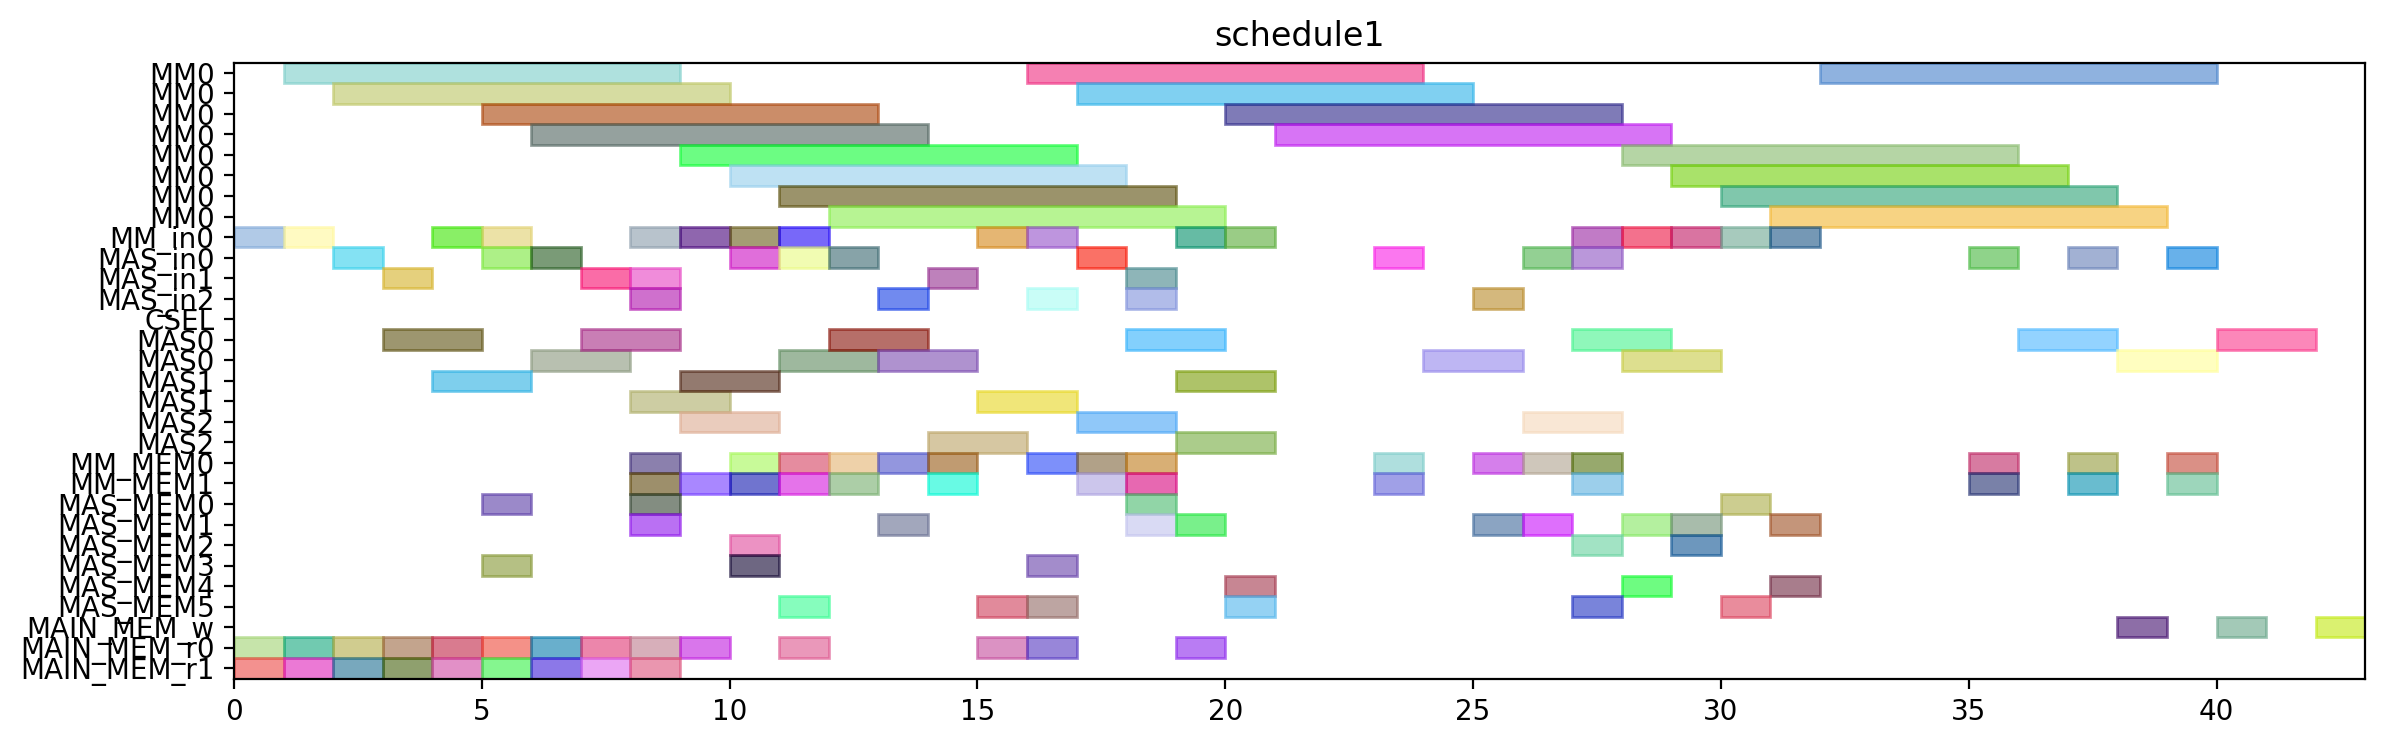

Here is the Python script that generated this plot:
from pyschedule import Scenario, solvers, plotters, alt


def solve():
	horizon = 150
	S = Scenario("schedule1", horizon=horizon)

	# resource
	MM = S.Resources('MM', num=1, size=8)
	MM_in = S.Resources('MM_in', num=1)
	MAS_in = S.Resources('MAS_in', num=3)
	CSEL = S.Resource('CSEL')
	MAS = S.Resources('MAS', num=3, size=2, periods=range(1, horizon))
	MM_MEM = S.Resources('MM_MEM', num=2)
	MAS_MEM = S.Resources('MAS_MEM', num=6)
	MAIN_MEM_w = S.Resource('MAIN_MEM_w', size=1)
	MAIN_MEM_r = S.Resources('MAIN_MEM_r', num=2)

	# result of previous scheduling
	t0_in = S.Task('t0_in', length=1, delay_cost=1)
	S += t0_in >= 0
	t0_in += MM_in[0]

	t0_mem0 = S.Task('t0_mem0', length=1, delay_cost=1)
	S += t0_mem0 >= 0
	t0_mem0 += MAIN_MEM_r[0]

	t0_mem1 = S.Task('t0_mem1', length=1, delay_cost=1)
	S += t0_mem1 >= 0
	t0_mem1 += MAIN_MEM_r[1]

	t0 = S.Task('t0', length=8, delay_cost=1)
	S += t0 >= 1
	t0 += MM[0]

	t2_in = S.Task('t2_in', length=1, delay_cost=1)
	S += t2_in >= 1
	t2_in += MM_in[0]

	t2_mem0 = S.Task('t2_mem0', length=1, delay_cost=1)
	S += t2_mem0 >= 1
	t2_mem0 += MAIN_MEM_r[0]

	t2_mem1 = S.Task('t2_mem1', length=1, delay_cost=1)
	S += t2_mem1 >= 1
	t2_mem1 += MAIN_MEM_r[1]

	t2 = S.Task('t2', length=8, delay_cost=1)
	S += t2 >= 2
	t2 += MM[0]

	t8_in = S.Task('t8_in', length=1, delay_cost=1)
	S += t8_in >= 2
	t8_in += MAS_in[0]

	t8_mem0 = S.Task('t8_mem0', length=1, delay_cost=1)
	S += t8_mem0 >= 2
	t8_mem0 += MAIN_MEM_r[0]

	t8_mem1 = S.Task('t8_mem1', length=1, delay_cost=1)
	S += t8_mem1 >= 2
	t8_mem1 += MAIN_MEM_r[1]

	t8 = S.Task('t8', length=2, delay_cost=1)
	S += t8 >= 3
	t8 += MAS[0]

	t9_in = S.Task('t9_in', length=1, delay_cost=1)
	S += t9_in >= 3
	t9_in += MAS_in[1]

	t9_mem0 = S.Task('t9_mem0', length=1, delay_cost=1)
	S += t9_mem0 >= 3
	t9_mem0 += MAIN_MEM_r[0]

	t9_mem1 = S.Task('t9_mem1', length=1, delay_cost=1)
	S += t9_mem1 >= 3
	t9_mem1 += MAIN_MEM_r[1]

	t1_in = S.Task('t1_in', length=1, delay_cost=1)
	S += t1_in >= 4
	t1_in += MM_in[0]

	t1_mem0 = S.Task('t1_mem0', length=1, delay_cost=1)
	S += t1_mem0 >= 4
	t1_mem0 += MAIN_MEM_r[0]

	t1_mem1 = S.Task('t1_mem1', length=1, delay_cost=1)
	S += t1_mem1 >= 4
	t1_mem1 += MAIN_MEM_r[1]

	t9 = S.Task('t9', length=2, delay_cost=1)
	S += t9 >= 4
	t9 += MAS[1]

	t1 = S.Task('t1', length=8, delay_cost=1)
	S += t1 >= 5
	t1 += MM[0]

	t10_in = S.Task('t10_in', length=1, delay_cost=1)
	S += t10_in >= 5
	t10_in += MM_in[0]

	t10_mem0 = S.Task('t10_mem0', length=1, delay_cost=1)
	S += t10_mem0 >= 5
	t10_mem0 += MAS_MEM[0]

	t10_mem1 = S.Task('t10_mem1', length=1, delay_cost=1)
	S += t10_mem1 >= 5
	t10_mem1 += MAS_MEM[3]

	t4_in = S.Task('t4_in', length=1, delay_cost=1)
	S += t4_in >= 5
	t4_in += MAS_in[0]

	t4_mem0 = S.Task('t4_mem0', length=1, delay_cost=1)
	S += t4_mem0 >= 5
	t4_mem0 += MAIN_MEM_r[0]

	t4_mem1 = S.Task('t4_mem1', length=1, delay_cost=1)
	S += t4_mem1 >= 5
	t4_mem1 += MAIN_MEM_r[1]

	t10 = S.Task('t10', length=8, delay_cost=1)
	S += t10 >= 6
	t10 += MM[0]

	t3_in = S.Task('t3_in', length=1, delay_cost=1)
	S += t3_in >= 6
	t3_in += MAS_in[0]

	t3_mem0 = S.Task('t3_mem0', length=1, delay_cost=1)
	S += t3_mem0 >= 6
	t3_mem0 += MAIN_MEM_r[0]

	t3_mem1 = S.Task('t3_mem1', length=1, delay_cost=1)
	S += t3_mem1 >= 6
	t3_mem1 += MAIN_MEM_r[1]

	t4 = S.Task('t4', length=2, delay_cost=1)
	S += t4 >= 6
	t4 += MAS[0]

	t13_in = S.Task('t13_in', length=1, delay_cost=1)
	S += t13_in >= 7
	t13_in += MAS_in[1]

	t13_mem0 = S.Task('t13_mem0', length=1, delay_cost=1)
	S += t13_mem0 >= 7
	t13_mem0 += MAIN_MEM_r[0]

	t13_mem1 = S.Task('t13_mem1', length=1, delay_cost=1)
	S += t13_mem1 >= 7
	t13_mem1 += MAIN_MEM_r[1]

	t3 = S.Task('t3', length=2, delay_cost=1)
	S += t3 >= 7
	t3 += MAS[0]

	t13 = S.Task('t13', length=2, delay_cost=1)
	S += t13 >= 8
	t13 += MAS[1]

	t14_in = S.Task('t14_in', length=1, delay_cost=1)
	S += t14_in >= 8
	t14_in += MAS_in[1]

	t14_mem0 = S.Task('t14_mem0', length=1, delay_cost=1)
	S += t14_mem0 >= 8
	t14_mem0 += MAIN_MEM_r[0]

	t14_mem1 = S.Task('t14_mem1', length=1, delay_cost=1)
	S += t14_mem1 >= 8
	t14_mem1 += MAIN_MEM_r[1]

	t24_in = S.Task('t24_in', length=1, delay_cost=1)
	S += t24_in >= 8
	t24_in += MAS_in[2]

	t24_mem0 = S.Task('t24_mem0', length=1, delay_cost=1)
	S += t24_mem0 >= 8
	t24_mem0 += MM_MEM[0]

	t24_mem1 = S.Task('t24_mem1', length=1, delay_cost=1)
	S += t24_mem1 >= 8
	t24_mem1 += MM_MEM[1]

	t5_in = S.Task('t5_in', length=1, delay_cost=1)
	S += t5_in >= 8
	t5_in += MM_in[0]

	t5_mem0 = S.Task('t5_mem0', length=1, delay_cost=1)
	S += t5_mem0 >= 8
	t5_mem0 += MAS_MEM[0]

	t5_mem1 = S.Task('t5_mem1', length=1, delay_cost=1)
	S += t5_mem1 >= 8
	t5_mem1 += MAS_MEM[1]

	t14 = S.Task('t14', length=2, delay_cost=1)
	S += t14 >= 9
	t14 += MAS[1]

	t24 = S.Task('t24', length=2, delay_cost=1)
	S += t24 >= 9
	t24 += MAS[2]

	t26_in = S.Task('t26_in', length=1, delay_cost=1)
	S += t26_in >= 9
	t26_in += MM_in[0]

	t26_mem0 = S.Task('t26_mem0', length=1, delay_cost=1)
	S += t26_mem0 >= 9
	t26_mem0 += MAIN_MEM_r[0]

	t26_mem1 = S.Task('t26_mem1', length=1, delay_cost=1)
	S += t26_mem1 >= 9
	t26_mem1 += MM_MEM[1]

	t5 = S.Task('t5', length=8, delay_cost=1)
	S += t5 >= 9
	t5 += MM[0]

	t11_in = S.Task('t11_in', length=1, delay_cost=1)
	S += t11_in >= 10
	t11_in += MAS_in[0]

	t11_mem0 = S.Task('t11_mem0', length=1, delay_cost=1)
	S += t11_mem0 >= 10
	t11_mem0 += MM_MEM[0]

	t11_mem1 = S.Task('t11_mem1', length=1, delay_cost=1)
	S += t11_mem1 >= 10
	t11_mem1 += MM_MEM[1]

	t15_in = S.Task('t15_in', length=1, delay_cost=1)
	S += t15_in >= 10
	t15_in += MM_in[0]

	t15_mem0 = S.Task('t15_mem0', length=1, delay_cost=1)
	S += t15_mem0 >= 10
	t15_mem0 += MAS_MEM[2]

	t15_mem1 = S.Task('t15_mem1', length=1, delay_cost=1)
	S += t15_mem1 >= 10
	t15_mem1 += MAS_MEM[3]

	t26 = S.Task('t26', length=8, delay_cost=1)
	S += t26 >= 10
	t26 += MM[0]

	t11 = S.Task('t11', length=2, delay_cost=1)
	S += t11 >= 11
	t11 += MAS[0]

	t15 = S.Task('t15', length=8, delay_cost=1)
	S += t15 >= 11
	t15 += MM[0]

	t19_in = S.Task('t19_in', length=1, delay_cost=1)
	S += t19_in >= 11
	t19_in += MM_in[0]

	t19_mem0 = S.Task('t19_mem0', length=1, delay_cost=1)
	S += t19_mem0 >= 11
	t19_mem0 += MAIN_MEM_r[0]

	t19_mem1 = S.Task('t19_mem1', length=1, delay_cost=1)
	S += t19_mem1 >= 11
	t19_mem1 += MM_MEM[1]

	t25_in = S.Task('t25_in', length=1, delay_cost=1)
	S += t25_in >= 11
	t25_in += MAS_in[0]

	t25_mem0 = S.Task('t25_mem0', length=1, delay_cost=1)
	S += t25_mem0 >= 11
	t25_mem0 += MM_MEM[0]

	t25_mem1 = S.Task('t25_mem1', length=1, delay_cost=1)
	S += t25_mem1 >= 11
	t25_mem1 += MAS_MEM[5]

	t16_in = S.Task('t16_in', length=1, delay_cost=1)
	S += t16_in >= 12
	t16_in += MAS_in[0]

	t16_mem0 = S.Task('t16_mem0', length=1, delay_cost=1)
	S += t16_mem0 >= 12
	t16_mem0 += MM_MEM[0]

	t16_mem1 = S.Task('t16_mem1', length=1, delay_cost=1)
	S += t16_mem1 >= 12
	t16_mem1 += MM_MEM[1]

	t19 = S.Task('t19', length=8, delay_cost=1)
	S += t19 >= 12
	t19 += MM[0]

	t25 = S.Task('t25', length=2, delay_cost=1)
	S += t25 >= 12
	t25 += MAS[0]

	t12_in = S.Task('t12_in', length=1, delay_cost=1)
	S += t12_in >= 13
	t12_in += MAS_in[2]

	t12_mem0 = S.Task('t12_mem0', length=1, delay_cost=1)
	S += t12_mem0 >= 13
	t12_mem0 += MM_MEM[0]

	t12_mem1 = S.Task('t12_mem1', length=1, delay_cost=1)
	S += t12_mem1 >= 13
	t12_mem1 += MAS_MEM[1]

	t16 = S.Task('t16', length=2, delay_cost=1)
	S += t16 >= 13
	t16 += MAS[0]

	t12 = S.Task('t12', length=2, delay_cost=1)
	S += t12 >= 14
	t12 += MAS[2]

	t6_in = S.Task('t6_in', length=1, delay_cost=1)
	S += t6_in >= 14
	t6_in += MAS_in[1]

	t6_mem0 = S.Task('t6_mem0', length=1, delay_cost=1)
	S += t6_mem0 >= 14
	t6_mem0 += MM_MEM[0]

	t6_mem1 = S.Task('t6_mem1', length=1, delay_cost=1)
	S += t6_mem1 >= 14
	t6_mem1 += MM_MEM[1]

	t18_in = S.Task('t18_in', length=1, delay_cost=1)
	S += t18_in >= 15
	t18_in += MM_in[0]

	t18_mem0 = S.Task('t18_mem0', length=1, delay_cost=1)
	S += t18_mem0 >= 15
	t18_mem0 += MAIN_MEM_r[0]

	t18_mem1 = S.Task('t18_mem1', length=1, delay_cost=1)
	S += t18_mem1 >= 15
	t18_mem1 += MAS_MEM[5]

	t6 = S.Task('t6', length=2, delay_cost=1)
	S += t6 >= 15
	t6 += MAS[1]

	t18 = S.Task('t18', length=8, delay_cost=1)
	S += t18 >= 16
	t18 += MM[0]

	t27_in = S.Task('t27_in', length=1, delay_cost=1)
	S += t27_in >= 16
	t27_in += MM_in[0]

	t27_mem0 = S.Task('t27_mem0', length=1, delay_cost=1)
	S += t27_mem0 >= 16
	t27_mem0 += MAIN_MEM_r[0]

	t27_mem1 = S.Task('t27_mem1', length=1, delay_cost=1)
	S += t27_mem1 >= 16
	t27_mem1 += MAS_MEM[5]

	t7_in = S.Task('t7_in', length=1, delay_cost=1)
	S += t7_in >= 16
	t7_in += MAS_in[2]

	t7_mem0 = S.Task('t7_mem0', length=1, delay_cost=1)
	S += t7_mem0 >= 16
	t7_mem0 += MM_MEM[0]

	t7_mem1 = S.Task('t7_mem1', length=1, delay_cost=1)
	S += t7_mem1 >= 16
	t7_mem1 += MAS_MEM[3]

	t27 = S.Task('t27', length=8, delay_cost=1)
	S += t27 >= 17
	t27 += MM[0]

	t29_in = S.Task('t29_in', length=1, delay_cost=1)
	S += t29_in >= 17
	t29_in += MAS_in[0]

	t29_mem0 = S.Task('t29_mem0', length=1, delay_cost=1)
	S += t29_mem0 >= 17
	t29_mem0 += MM_MEM[0]

	t29_mem1 = S.Task('t29_mem1', length=1, delay_cost=1)
	S += t29_mem1 >= 17
	t29_mem1 += MM_MEM[1]

	t7 = S.Task('t7', length=2, delay_cost=1)
	S += t7 >= 17
	t7 += MAS[2]

	t17_in = S.Task('t17_in', length=1, delay_cost=1)
	S += t17_in >= 18
	t17_in += MAS_in[1]

	t17_mem0 = S.Task('t17_mem0', length=1, delay_cost=1)
	S += t17_mem0 >= 18
	t17_mem0 += MM_MEM[0]

	t17_mem1 = S.Task('t17_mem1', length=1, delay_cost=1)
	S += t17_mem1 >= 18
	t17_mem1 += MAS_MEM[1]

	t28_in = S.Task('t28_in', length=1, delay_cost=1)
	S += t28_in >= 18
	t28_in += MAS_in[2]

	t28_mem0 = S.Task('t28_mem0', length=1, delay_cost=1)
	S += t28_mem0 >= 18
	t28_mem0 += MAS_MEM[0]

	t28_mem1 = S.Task('t28_mem1', length=1, delay_cost=1)
	S += t28_mem1 >= 18
	t28_mem1 += MM_MEM[1]

	t29 = S.Task('t29', length=2, delay_cost=1)
	S += t29 >= 18
	t29 += MAS[0]

	t17 = S.Task('t17', length=2, delay_cost=1)
	S += t17 >= 19
	t17 += MAS[1]

	t28 = S.Task('t28', length=2, delay_cost=1)
	S += t28 >= 19
	t28 += MAS[2]

	t30_in = S.Task('t30_in', length=1, delay_cost=1)
	S += t30_in >= 19
	t30_in += MM_in[0]

	t30_mem0 = S.Task('t30_mem0', length=1, delay_cost=1)
	S += t30_mem0 >= 19
	t30_mem0 += MAIN_MEM_r[0]

	t30_mem1 = S.Task('t30_mem1', length=1, delay_cost=1)
	S += t30_mem1 >= 19
	t30_mem1 += MAS_MEM[1]

	t30 = S.Task('t30', length=8, delay_cost=1)
	S += t30 >= 20
	t30 += MM[0]

	t35_in = S.Task('t35_in', length=1, delay_cost=1)
	S += t35_in >= 20
	t35_in += MM_in[0]

	t35_mem0 = S.Task('t35_mem0', length=1, delay_cost=1)
	S += t35_mem0 >= 20
	t35_mem0 += MAS_MEM[4]

	t35_mem1 = S.Task('t35_mem1', length=1, delay_cost=1)
	S += t35_mem1 >= 20
	t35_mem1 += MAS_MEM[5]

	t35 = S.Task('t35', length=8, delay_cost=1)
	S += t35 >= 21
	t35 += MM[0]

	t20_in = S.Task('t20_in', length=1, delay_cost=1)
	S += t20_in >= 23
	t20_in += MAS_in[0]

	t20_mem0 = S.Task('t20_mem0', length=1, delay_cost=1)
	S += t20_mem0 >= 23
	t20_mem0 += MM_MEM[0]

	t20_mem1 = S.Task('t20_mem1', length=1, delay_cost=1)
	S += t20_mem1 >= 23
	t20_mem1 += MM_MEM[1]

	t20 = S.Task('t20', length=2, delay_cost=1)
	S += t20 >= 24
	t20 += MAS[0]

	t31_in = S.Task('t31_in', length=1, delay_cost=1)
	S += t31_in >= 27
	t31_in += MAS_in[0]

	t31_mem0 = S.Task('t31_mem0', length=1, delay_cost=1)
	S += t31_mem0 >= 27
	t31_mem0 += MM_MEM[0]

	t31_mem1 = S.Task('t31_mem1', length=1, delay_cost=1)
	S += t31_mem1 >= 27
	t31_mem1 += MM_MEM[1]

	t31 = S.Task('t31', length=2, delay_cost=1)
	S += t31 >= 28
	t31 += MAS[0]


	# new tasks
	t21 = S.Task('t21', length=2, delay_cost=1)
	t21 += alt(MAS)
	t21_in = S.Task('t21_in', length=1, delay_cost=1)
	t21_in += alt(MAS_in)
	S += t21_in*MAS_in[0]<=t21*MAS[0]

	S += t21_in*MAS_in[1]<=t21*MAS[1]

	S += t21_in*MAS_in[2]<=t21*MAS[2]

	t21_mem0 = S.Task('t21_mem0', length=1, delay_cost=1)
	t21_mem0 += MM_MEM[0]
	S += 12 < t21_mem0
	S += t21_mem0 <= t21

	t21_mem1 = S.Task('t21_mem1', length=1, delay_cost=1)
	t21_mem1 += MAS_MEM[1]
	S += 25 < t21_mem1
	S += t21_mem1 <= t21

	t22 = S.Task('t22', length=2, delay_cost=1)
	t22 += alt(MAS)
	t22_in = S.Task('t22_in', length=1, delay_cost=1)
	t22_in += alt(MAS_in)
	S += t22_in*MAS_in[0]<=t22*MAS[0]

	S += t22_in*MAS_in[1]<=t22*MAS[1]

	S += t22_in*MAS_in[2]<=t22*MAS[2]

	t22_mem0 = S.Task('t22_mem0', length=1, delay_cost=1)
	t22_mem0 += MM_MEM[0]
	S += 12 < t22_mem0
	S += t22_mem0 <= t22

	t22_mem1 = S.Task('t22_mem1', length=1, delay_cost=1)
	t22_mem1 += MAS_MEM[1]
	S += 25 < t22_mem1
	S += t22_mem1 <= t22

	t32 = S.Task('t32', length=8, delay_cost=1)
	t32 += alt(MM)
	t32_in = S.Task('t32_in', length=1, delay_cost=1)
	t32_in += alt(MM_in)
	S += t32_in*MM_in[0]<=t32*MM[0]
	t32_mem0 = S.Task('t32_mem0', length=1, delay_cost=1)
	t32_mem0 += MAS_MEM[4]
	S += 20 < t32_mem0
	S += t32_mem0 <= t32

	t32_mem1 = S.Task('t32_mem1', length=1, delay_cost=1)
	t32_mem1 += MAS_MEM[1]
	S += 29 < t32_mem1
	S += t32_mem1 <= t32

	t33 = S.Task('t33', length=8, delay_cost=1)
	t33 += alt(MM)
	t33_in = S.Task('t33_in', length=1, delay_cost=1)
	t33_in += alt(MM_in)
	S += t33_in*MM_in[0]<=t33*MM[0]
	t33_mem0 = S.Task('t33_mem0', length=1, delay_cost=1)
	t33_mem0 += MAS_MEM[2]
	S += 20 < t33_mem0
	S += t33_mem0 <= t33

	t33_mem1 = S.Task('t33_mem1', length=1, delay_cost=1)
	t33_mem1 += MAS_MEM[1]
	S += 29 < t33_mem1
	S += t33_mem1 <= t33

	t23 = S.Task('t23', length=8, delay_cost=1)
	t23 += alt(MM)
	t23_in = S.Task('t23_in', length=1, delay_cost=1)
	t23_in += alt(MM_in)
	S += t23_in*MM_in[0]<=t23*MM[0]
	t23_mem0 = S.Task('t23_mem0', length=1, delay_cost=1)
	t23_mem0 += alt(MAS_MEM)
	S += (t21*MAS[0])-1 < t23_mem0*MAS_MEM[0]
	S += (t21*MAS[1])-1 < t23_mem0*MAS_MEM[2]
	S += (t21*MAS[2])-1 < t23_mem0*MAS_MEM[4]
	S += t23_mem0 <= t23

	t23_mem1 = S.Task('t23_mem1', length=1, delay_cost=1)
	t23_mem1 += alt(MAS_MEM)
	S += (t22*MAS[0])-1 < t23_mem1*MAS_MEM[1]
	S += (t22*MAS[1])-1 < t23_mem1*MAS_MEM[3]
	S += (t22*MAS[2])-1 < t23_mem1*MAS_MEM[5]
	S += t23_mem1 <= t23

	t34 = S.Task('t34', length=8, delay_cost=1)
	t34 += alt(MM)
	t34_in = S.Task('t34_in', length=1, delay_cost=1)
	t34_in += alt(MM_in)
	S += t34_in*MM_in[0]<=t34*MM[0]
	t34_mem0 = S.Task('t34_mem0', length=1, delay_cost=1)
	t34_mem0 += MAS_MEM[4]
	S += 18 < t34_mem0
	S += t34_mem0 <= t34

	t34_mem1 = S.Task('t34_mem1', length=1, delay_cost=1)
	t34_mem1 += alt(MAS_MEM)
	S += (t21*MAS[0])-1 < t34_mem1*MAS_MEM[1]
	S += (t21*MAS[1])-1 < t34_mem1*MAS_MEM[3]
	S += (t21*MAS[2])-1 < t34_mem1*MAS_MEM[5]
	S += t34_mem1 <= t34

	t36 = S.Task('t36', length=8, delay_cost=1)
	t36 += alt(MM)
	t36_in = S.Task('t36_in', length=1, delay_cost=1)
	t36_in += alt(MM_in)
	S += t36_in*MM_in[0]<=t36*MM[0]
	t36_mem0 = S.Task('t36_mem0', length=1, delay_cost=1)
	t36_mem0 += MAS_MEM[2]
	S += 20 < t36_mem0
	S += t36_mem0 <= t36

	t36_mem1 = S.Task('t36_mem1', length=1, delay_cost=1)
	t36_mem1 += alt(MAS_MEM)
	S += (t22*MAS[0])-1 < t36_mem1*MAS_MEM[1]
	S += (t22*MAS[1])-1 < t36_mem1*MAS_MEM[3]
	S += (t22*MAS[2])-1 < t36_mem1*MAS_MEM[5]
	S += t36_mem1 <= t36

	Y_Hash0_new = S.Task('Y_Hash0_new', length=2, delay_cost=1)
	Y_Hash0_new += alt(MAS)
	Y_Hash0_new_in = S.Task('Y_Hash0_new_in', length=1, delay_cost=1)
	Y_Hash0_new_in += alt(MAS_in)
	S += Y_Hash0_new_in*MAS_in[0]<=Y_Hash0_new*MAS[0]

	S += Y_Hash0_new_in*MAS_in[1]<=Y_Hash0_new*MAS[1]

	S += Y_Hash0_new_in*MAS_in[2]<=Y_Hash0_new*MAS[2]

	S += 0<Y_Hash0_new

	Y_Hash0_new_w = S.Task('Y_Hash0_new_w', length=1, delay_cost=1)
	Y_Hash0_new_w += alt(MAIN_MEM_w)
	S += Y_Hash0_new <= Y_Hash0_new_w

	Y_Hash0_new_mem0 = S.Task('Y_Hash0_new_mem0', length=1, delay_cost=1)
	Y_Hash0_new_mem0 += alt(MM_MEM)
	S += (t23*MM[0])-1 < Y_Hash0_new_mem0*MM_MEM[0]
	S += Y_Hash0_new_mem0 <= Y_Hash0_new

	Y_Hash0_new_mem1 = S.Task('Y_Hash0_new_mem1', length=1, delay_cost=1)
	Y_Hash0_new_mem1 += alt(MM_MEM)
	S += (t32*MM[0])-1 < Y_Hash0_new_mem1*MM_MEM[1]
	S += Y_Hash0_new_mem1 <= Y_Hash0_new

	X_Hash0_new = S.Task('X_Hash0_new', length=2, delay_cost=1)
	X_Hash0_new += alt(MAS)
	X_Hash0_new_in = S.Task('X_Hash0_new_in', length=1, delay_cost=1)
	X_Hash0_new_in += alt(MAS_in)
	S += X_Hash0_new_in*MAS_in[0]<=X_Hash0_new*MAS[0]

	S += X_Hash0_new_in*MAS_in[1]<=X_Hash0_new*MAS[1]

	S += X_Hash0_new_in*MAS_in[2]<=X_Hash0_new*MAS[2]

	S += 0<X_Hash0_new

	X_Hash0_new_w = S.Task('X_Hash0_new_w', length=1, delay_cost=1)
	X_Hash0_new_w += alt(MAIN_MEM_w)
	S += X_Hash0_new <= X_Hash0_new_w

	X_Hash0_new_mem0 = S.Task('X_Hash0_new_mem0', length=1, delay_cost=1)
	X_Hash0_new_mem0 += alt(MM_MEM)
	S += (t34*MM[0])-1 < X_Hash0_new_mem0*MM_MEM[0]
	S += X_Hash0_new_mem0 <= X_Hash0_new

	X_Hash0_new_mem1 = S.Task('X_Hash0_new_mem1', length=1, delay_cost=1)
	X_Hash0_new_mem1 += alt(MM_MEM)
	S += (t33*MM[0])-1 < X_Hash0_new_mem1*MM_MEM[1]
	S += X_Hash0_new_mem1 <= X_Hash0_new

	Z_Hash0_new = S.Task('Z_Hash0_new', length=2, delay_cost=1)
	Z_Hash0_new += alt(MAS)
	Z_Hash0_new_in = S.Task('Z_Hash0_new_in', length=1, delay_cost=1)
	Z_Hash0_new_in += alt(MAS_in)
	S += Z_Hash0_new_in*MAS_in[0]<=Z_Hash0_new*MAS[0]

	S += Z_Hash0_new_in*MAS_in[1]<=Z_Hash0_new*MAS[1]

	S += Z_Hash0_new_in*MAS_in[2]<=Z_Hash0_new*MAS[2]

	S += 0<Z_Hash0_new

	Z_Hash0_new_w = S.Task('Z_Hash0_new_w', length=1, delay_cost=1)
	Z_Hash0_new_w += alt(MAIN_MEM_w)
	S += Z_Hash0_new <= Z_Hash0_new_w

	Z_Hash0_new_mem0 = S.Task('Z_Hash0_new_mem0', length=1, delay_cost=1)
	Z_Hash0_new_mem0 += alt(MM_MEM)
	S += (t36*MM[0])-1 < Z_Hash0_new_mem0*MM_MEM[0]
	S += Z_Hash0_new_mem0 <= Z_Hash0_new

	Z_Hash0_new_mem1 = S.Task('Z_Hash0_new_mem1', length=1, delay_cost=1)
	Z_Hash0_new_mem1 += MM_MEM[1]
	S += 28 < Z_Hash0_new_mem1
	S += Z_Hash0_new_mem1 <= Z_Hash0_new

	solvers.mip.solve(S,msg=1,kind='CPLEX',ratio_gap=1.01)

	solution = [['hoge']*len(S.solution()[1]) for i in range(len(S.solution()))]
	for i in range(len(S.solution())):
		for j in range(len(S.solution()[i])):
			solution[i][j]=str(S.solution()[i][j])
	print(solution)

	cycles = int(solution[-1][3])

	pic_file_name = "/mnt/rose/usr1/fukuda/ABE/multiRAM_multiMAS_16mux/scheduling_result/stage8MM1_stage2MAS3/EP_ADD_A_ANY/schedule1.png"
	if(S.solution() != []):
		plotters.matplotlib.plot(S,img_filename=pic_file_name, show_task_labels=False, fig_size=(cycles*0.25+3, 4))

	return solution
